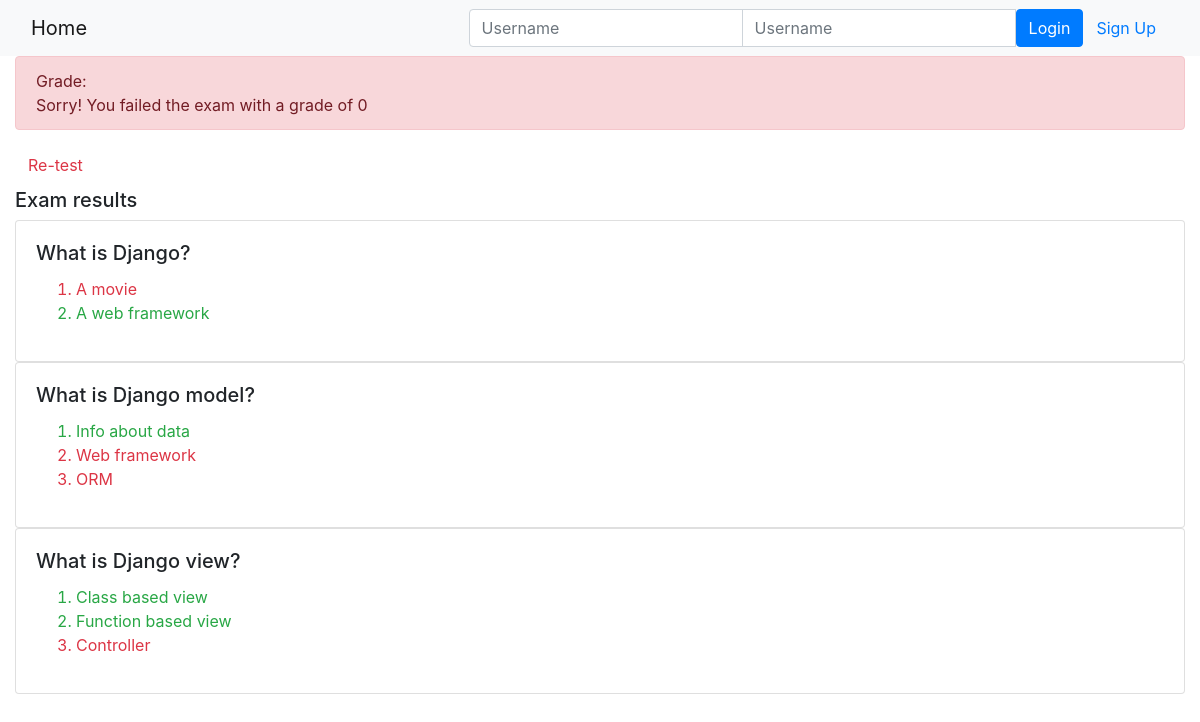
/onlinecourse/1/submission/1/, run on the app's committed database.
### onlinecourse/models.py (models this page shows, shortened)
class Question(models.Model):
    course = models.ForeignKey(Course, on_delete=models.CASCADE)
    grade = models.IntegerField(default=0)
    content = models.TextField()

class Choice(models.Model):
    question = models.ForeignKey(Question, on_delete=models.CASCADE)
    content = models.TextField()
    is_correct = models.BooleanField(default=False)

### onlinecourse/views.py (the view)
# urls.py: path('<int:course_id>/submission/<int:submission_id>/', views.show_exam_result, name='show_exam_result'),
def show_exam_result(request, course_id, submission_id):
    course = get_object_or_404(Course, pk=course_id)
    submission = get_object_or_404(Submission, pk=submission_id)
    selected_choice_ids = submission.choices.all()
    score = 0
    for choice in selected_choice_ids:
        if choice.is_correct:
            score += choice.question.grade
    return render(request, 'onlinecourse/exam_result_bootstrap.html', {'course': course, 'submission': submission, 'grade': score, 'user': request.user, 'questions': course.question_set.all()})

### onlinecourse/templates/onlinecourse/exam_result_bootstrap.html (shortened to what this page needs)
<!DOCTYPE html>
<html lang="en">
<head>
    {% load static %}
    <link rel="stylesheet" href="https://maxcdn.bootstrapcdn.com/bootstrap/4.5.2/css/bootstrap.min.css">
</head>
<body>
 <nav class="navbar navbar-light bg-light">
    <div class="container-fluid">
        <div class="navbar-header">
              <a class="navbar-brand" href="{% url 'onlinecourse:index' %}">Home</a>
        </div>
        <ul class="nav navbar-nav navbar-right">
            {% if user.is_authenticated %}
            <li>
                <a class="btn btn-link" href="#">{{ user.first_name }}({{ user.username }})</a>
                <a class="btn btn-link" href="{% url 'onlinecourse:logout' %}">Logout</a>
            </li>
            {% else %}
            <li>
                <form class="form-inline" action="{% url 'onlinecourse:login' %}" method="post">
                    <div class="input-group">
                        <input type="text" class="form-control" placeholder="Username" name="username" >
                        <input type="password" class="form-control" placeholder="Username" name="psw" >
                        <button class="btn btn-primary" type="submit">Login</button>
                        <a class="btn btn-link" href="{% url 'onlinecourse:registration' %}">Sign Up</a>
                    </div>
                </form>
            </li>
            {% endif %}
        </ul>
    </div>
</nav>
<div class="container-fluid">
    {% if grade > 80 %}
    <div class="alert alert-success">
        Congratulations! You passed the exam and completed the course with a grade of {{ grade }}
    </div>
        {% else %}
        <div class="alert alert-danger">
            <div>Grade: {{score}}</div>
            Sorry! You failed the exam with a grade of {{ grade }}
        </div>
        <a class="btn btn-link text-danger" href="{% url 'onlinecourse:course_details' course.id %}">Re-test</a>
        {% endif %}
        <div class="card-columns-vertical mt-1">
        <h5 class="">Exam results</h5>
            {% for question in questions %}
                <div class="card">
                    <div class="card-body form-group">
                        <h5 class="card-title ">{{ question.content }}</h5>
                        <ol class="card-text card-columns-vertical">
                            {% for choice in question.choice_set.all %}
                                {% if choice.is_correct %}
                                    <li class="text-success">{{ choice.content }} </li>
                                {% else %}
                                    <li class="text-danger">{{ choice.content }} </li>
                                {% endif %}
                            {% endfor %}
                        </ol>
                    </div>
                </div>
            {% endfor %}
        </div>
    </div>
</body>
</html>

### data on the page
Question: content "What is Django?"
Choice: content "A movie"
Choice: content "A web framework"
Question: content "What is Django model?"
Choice: content "Info about data"
Choice: content "Web framework"
Choice: content "ORM"
Question: content "What is Django view?"
Choice: content "Class based view"
Choice: content "Function based view"
Choice: content "Controller"

### other printed values
{{ grade }} "0"
